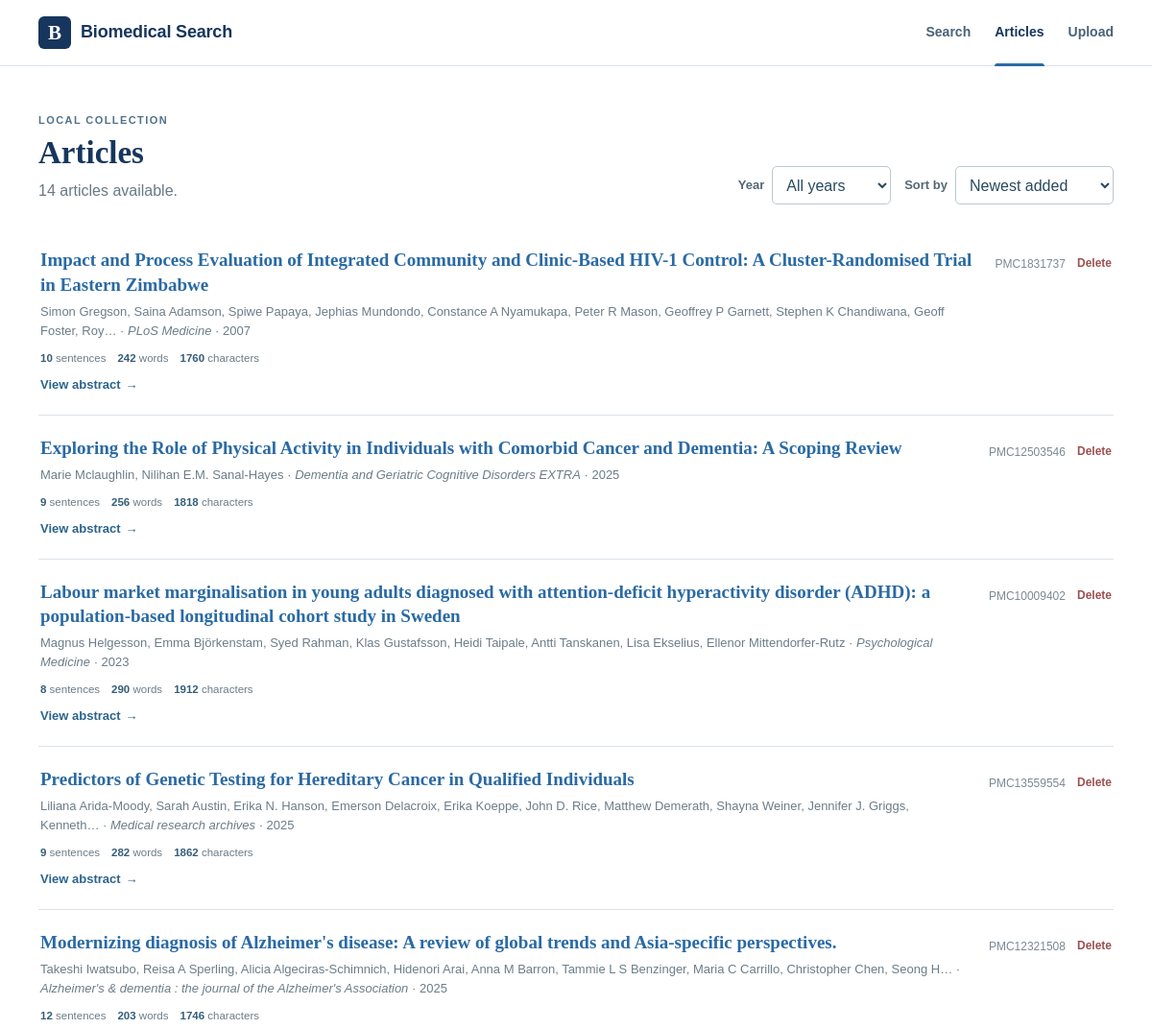
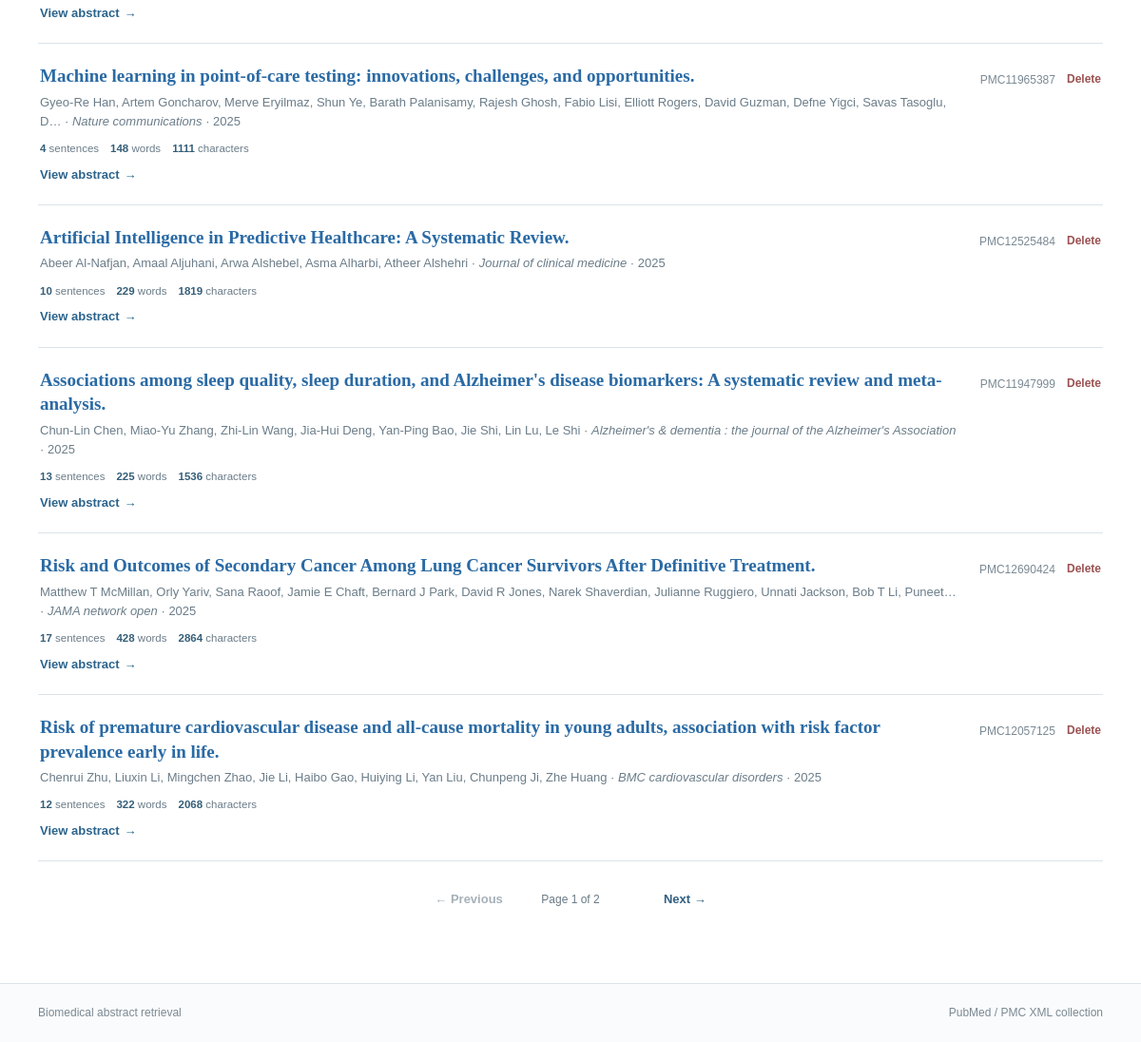
The app's page /articles/ with its own data (2 pictures, top to bottom).
### search/models.py (models this page shows, shortened)
class Document(models.Model):
    title = models.CharField(max_length=500)
    source_file = models.CharField(max_length=300, unique=True)
    pmcid = models.CharField(max_length=40, blank=True, db_index=True)
    pmid = models.CharField(max_length=40, blank=True, db_index=True)
    doi = models.CharField(max_length=200, blank=True)
    journal = models.CharField(max_length=300, blank=True)
    publication_year = models.CharField(max_length=10, blank=True)
    authors = models.TextField(blank=True)
    abstract = models.TextField(blank=True)
    raw_text = models.TextField()
    char_count = models.IntegerField(default=0)
    word_count = models.IntegerField(default=0)
    sentence_count = models.IntegerField(default=0)
    avg_words_per_sentence = models.FloatField(default=0)
    indexed_at = models.DateTimeField(auto_now=True)
    class Meta:
        ordering = ["-indexed_at", "title"]

### search/views.py (the view)
# urls.py: path("articles/", views.articles_view, name="articles"),
def articles_view(request):
    sort = request.GET.get("sort", "newest")
    available_years = _available_years()
    year = _normalize_year_filter(request.GET.get("year", ""), available_years)
    documents = Document.objects.all()
    if year:
        documents = documents.filter(publication_year=year)
    if sort == "az":
        documents = documents.order_by(Lower("title"))
    elif sort == "za":
        documents = documents.order_by(Lower("title").desc())
    elif sort == "oldest":
        documents = documents.order_by("indexed_at", Lower("title"))
    else:
        sort = "newest"
        documents = documents.order_by("-indexed_at", Lower("title"))
    filtered_count = documents.count()
    paginator = Paginator(documents, 10)
    page_obj = paginator.get_page(request.GET.get("page", 1))
    for doc in page_obj.object_list:
        doc.abstract_stats = _basic_stats(doc.abstract, include_sentences=True)
    return render(request, "search/articles.html", {
        "page_obj": page_obj,
        "sort": sort,
        "year": year,
        "available_years": available_years,
        "filtered_count": filtered_count,
        "total_docs": Document.objects.count(),
        "page_title": "Articles",
    })

### search/text_processing.py (called while the page is built)
def _token_scan_text(text: str):
    return _NUMERIC_RANGE_BOUNDARY.sub(" ", text or "")

def tokenize(text: str):
    original = text or ""
    return [
        original[m.start():m.end()].casefold()
        for m in TOKEN_PATTERN.finditer(_token_scan_text(original))
    ]

def split_sentences(text: str):
    text = (text or "").strip()
    if not text:
        return []
    paragraphs = [p.strip() for p in re.split(r"\r?\n+", text) if p.strip()]
    sentences = []
    for paragraph in paragraphs:
        sentences.extend(_split_paragraph_sentences(paragraph))
    return sentences

def document_stats(text: str):
    raw_text = text or ""
    visible_text = re.sub(r"\s+", " ", raw_text).strip()
    word_count = len(tokenize(visible_text))
    sentence_count = len(split_sentences(raw_text))
    return {
        "char_count": len(visible_text),
        "char_count_no_space": len(visible_text.replace(" ", "")),
        "word_count": word_count,
        "sentence_count": sentence_count,
        "avg_words_per_sentence": round(word_count / sentence_count, 2) if sentence_count else 0,
    }

### search/views.py (called while the page is built)
def _basic_stats(text, include_sentences=True):
    stats = document_stats(text)
    result = {
        "characters": stats["char_count"],
        "characters_no_space": stats["char_count_no_space"],
        "words": stats["word_count"],
    }
    if include_sentences:
        result["sentences"] = stats["sentence_count"]
    return result

def _available_years():
    years = (
        Document.objects.exclude(publication_year="")
        .values_list("publication_year", flat=True)
        .distinct()
    )
    return sorted(
        {str(year).strip() for year in years if str(year).strip()},
        key=lambda value: (not value.isdigit(), -(int(value) if value.isdigit() else 0), value),
    )

def _normalize_year_filter(raw_year, available_years):
    year = (raw_year or "").strip()
    return year if year in set(available_years) else ""

### search/templates/search/articles.html (shortened to what this page needs)
{% extends "search/base.html" %}
{% block content %}
<main class="site-shell page-main articles-page">
  <div class="articles-heading-row">
    <header class="page-heading">
      <span class="section-kicker">LOCAL COLLECTION</span>
      <h1>Articles</h1>
      {% if year %}
        <p>{{ filtered_count }} article{{ filtered_count|pluralize }} from {{ year }} · {{ total_docs }} total.</p>
      {% else %}
        <p>{{ total_docs }} article{{ total_docs|pluralize }} available.</p>
      {% endif %}
    </header>
    <form method="get" class="collection-controls">
      <div class="filter-control">
        <label for="year">Year</label>
        <select id="year" name="year" onchange="this.form.submit()">
          <option value="">All years</option>
        </select>
      </div>
      <div class="filter-control">
        <label for="sort">Sort by</label>
        <select id="sort" name="sort" onchange="this.form.submit()">
          <option value="newest" {% if sort == 'newest' %}selected{% endif %}>Newest added</option>
        </select>
      </div>
    </form>
  </div>
  <section class="article-list">
    {% for doc in page_obj %}
    <article class="article-list-row">
      <div class="article-row-main">
        <h2>
          <a href="{% url 'search:document_detail' doc.pk %}?sort={{ sort|urlencode }}{% if year %}&year={{ year|urlencode }}{% endif %}&page={{ page_obj.number }}">{{ doc.title }}</a>
        </h2>
        {% if doc.authors or doc.journal or doc.publication_year %}
        <p class="citation-line">
          {% if doc.authors %}{{ doc.authors|truncatechars:160 }}{% endif %}
          {% if doc.journal %}{% if doc.authors %} · {% endif %}<em>{{ doc.journal }}</em>{% endif %}
          {% if doc.publication_year %} · {{ doc.publication_year }}{% endif %}
        </p>
        {% endif %}
        {% if doc.abstract %}
        <div class="abstract-preview-stats article-list-stats" aria-label="Abstract statistics">
          <span><strong>{{ doc.abstract_stats.sentences }}</strong> sentences</span>
          <span><strong>{{ doc.abstract_stats.words }}</strong> words</span>
          <span><strong>{{ doc.abstract_stats.characters }}</strong> characters</span>
        </div>
        {% endif %}
        <div class="article-list-links">
          <a class="article-open-link" href="{% url 'search:document_detail' doc.pk %}?sort={{ sort|urlencode }}{% if year %}&year={{ year|urlencode }}{% endif %}&page={{ page_obj.number }}">View abstract <span>→</span></a>
        </div>
      </div>
      <div class="article-row-actions">
        {% if doc.pmcid %}<span class="record-id">{{ doc.pmcid }}</span>{% elif doc.pmid %}<span class="record-id">PMID {{ doc.pmid }}</span>{% endif %}
        <form method="post" action="{% url 'search:delete_document' doc.pk %}">
          <button
            class="row-delete-button"
            type="submit"
            onclick="event.stopPropagation(); return confirm('Delete this article from the collection?');"
          >Delete</button>
        </form>
      </div>
    </article>
    {% empty %}
    <div class="empty-state">
      <h3>No articles found</h3>
      <p>{% if year %}There are no articles from {{ year }} in this collection.{% else %}Upload an XML article to start the collection.{% endif %}</p>
    </div>
    {% endfor %}
  </section>
  {% if page_obj.paginator.num_pages > 1 %}
  <nav class="pagination" aria-label="Article pages">
    {% if page_obj.has_previous %}
      <a class="page-step" href="?sort={{ sort }}{% if year %}&year={{ year|urlencode }}{% endif %}&page={{ page_obj.previous_page_number }}">← Previous</a>
    {% else %}
      <span class="page-step disabled">← Previous</span>
    {% endif %}
    <span class="page-position">Page {{ page_obj.number }} of {{ page_obj.paginator.num_pages }}</span>
    {% if page_obj.has_next %}
      <a class="page-step" href="?sort={{ sort }}{% if year %}&year={{ year|urlencode }}{% endif %}&page={{ page_obj.next_page_number }}">Next →</a>
    {% else %}
      <span class="page-step disabled">Next →</span>
    {% endif %}
  </nav>
  {% endif %}
</main>
{% endblock %}

### search/static/search/site.css (style rules this page uses)
:root { --navy: #17365d; --navy-deep: #102a47; --blue: #2a6aa4; --blue-hover: #1f5684; --text: #243746; --muted: #687985; --line: #dbe3e9; --line-strong: #c7d3dc; --soft: #f6f9fb; --soft-blue: #eef5fa; --highlight: #fff0a6; --highlight-strong: #ffd95c; --white: #ffffff; --radius: 8px; --shadow: 0 8px 28px rgba(27, 56, 81, .08); }
* { box-sizing: border-box; }
html { min-height: 100%; scroll-behavior: smooth; }
body { margin: 0; min-height: 100vh; display: flex; flex-direction: column; color: var(--text); background: var(--white); font-family: Arial, Helvetica, sans-serif; line-height: 1.55; }
a { color: var(--blue); text-decoration: none; }
button, input, select { font: inherit; }
.site-shell { width: min(1120px, calc(100% - 40px)); margin: 0 auto; }
.hero-eyebrow, .section-kicker { display: block; margin-bottom: 10px; color: #52728a; font-size: 11px; font-weight: 800; letter-spacing: .13em; }
.citation-line { margin: 0; color: #6b7d89; font-size: 13px; }
.record-id { color: #7a8993; font-size: 12px; }
.page-main { padding: 48px 0 78px; }
.page-heading { margin-bottom: 26px; }
.page-heading .section-kicker { margin-bottom: 6px; }
.page-heading h1 { margin: 0 0 7px; color: var(--navy); font: 700 33px/1.2 Georgia, "Times New Roman", serif; }
.page-heading p { margin: 0; color: var(--muted); }
.articles-heading-row { display: flex; align-items: end; justify-content: space-between; gap: 22px; }
.article-list-row { display: flex; align-items: flex-start; justify-content: space-between; gap: 24px; padding: 21px 2px; border-bottom: 1px solid var(--line); }
.article-list-row h2 { margin: 0 0 5px; font: 700 19px/1.35 Georgia, "Times New Roman", serif; }
.article-row-main { min-width: 0; flex: 1 1 auto; }
.article-open-link { display: inline-flex; align-items: center; gap: 5px; margin-top: 8px; color: #2b648d; font-size: 13px; font-weight: 700; }
.article-list-row .record-id { flex: 0 0 auto; padding-top: 3px; white-space: nowrap; }
.pagination { display: flex; align-items: center; justify-content: center; gap: 22px; padding-top: 30px; }
.page-step { min-width: 90px; color: #315f80; font-size: 13px; font-weight: 700; }
.page-step:last-child { text-align: right; }
.page-step.disabled { color: #a5b0b8; }
.page-position { color: var(--muted); font-size: 12px; }
.article-row-actions { flex: 0 0 auto; display: flex; align-items: center; gap: 12px; padding-top: 3px; }
.article-row-actions form { margin: 0; }
.row-delete-button { padding: 3px 0; border: 0; background: transparent; color: #9b5151; font-size: 12px; font-weight: 700; cursor: pointer; }
.article-list-links { display: flex; align-items: center; flex-wrap: wrap; gap: 14px; margin-top: 8px; }
.article-list-links .article-open-link { margin-top: 0; }
.abstract-preview-stats { display: flex; align-items: center; flex-wrap: wrap; gap: 6px 12px; color: #6b7c88; font-size: 11.5px; }
.abstract-preview-stats span { white-space: nowrap; }
.abstract-preview-stats strong { color: #355e79; }
.article-list-stats { margin: 10px 0 8px; }
.collection-controls { display: flex; align-items: end; justify-content: flex-end; flex-wrap: wrap; gap: 10px 14px; margin-bottom: 24px; }
.filter-control { display: flex; align-items: center; gap: 8px; }
.filter-control label { color: #536775; font-size: 13px; font-weight: 700; }
.filter-control select, .search-year-select { min-height: 40px; padding: 8px 30px 8px 10px; border: 1px solid #bcc8d1; border-radius: 5px; background: #fff; color: #29495f; }

### records on screen
Document: title "Impact and Process Evaluation of Integrated Community and Clinic-Based HIV-1 Control: A Cluster-Randomised Trial in Eastern Zimbabwe", authors "Simon Gregson, Saina Adamson, Spiwe Papaya, Jephias Mundondo, Constance A Nyamukapa, Peter R Mason, Geoffrey P Garnett, Stephen K Chandiwana, Geoff Foster, Roy…", journal "PLoS Medicine", publication_year "2007", abstract_stats.sentences "10", abstract_stats.words "242", abstract_stats.characters "1760", pmcid "PMC1831737"
Document: title "Exploring the Role of Physical Activity in Individuals with Comorbid Cancer and Dementia: A Scoping Review", authors "Marie Mclaughlin, Nilihan E.M. Sanal-Hayes", journal "Dementia and Geriatric Cognitive Disorders EXTRA", publication_year "2025", abstract_stats.sentences "9", abstract_stats.words "256", abstract_stats.characters "1818", pmcid "PMC12503546"
Document: title "Labour market marginalisation in young adults diagnosed with attention-deficit hyperactivity disorder (ADHD): a population-based longitudinal cohort study in Sweden", authors "Magnus Helgesson, Emma Björkenstam, Syed Rahman, Klas Gustafsson, Heidi Taipale, Antti Tanskanen, Lisa Ekselius, Ellenor Mittendorfer-Rutz", journal "Psychological Medicine", publication_year "2023", abstract_stats.sentences "8", abstract_stats.words "290", abstract_stats.characters "1912", pmcid "PMC10009402"
Document: title "Predictors of Genetic Testing for Hereditary Cancer in Qualified Individuals", authors "Liliana Arida-Moody, Sarah Austin, Erika N. Hanson, Emerson Delacroix, Erika Koeppe, John D. Rice, Matthew Demerath, Shayna Weiner, Jennifer J. Griggs, Kenneth…", journal "Medical research archives", publication_year "2025", abstract_stats.sentences "9", abstract_stats.words "282", abstract_stats.characters "1862", pmcid "PMC13559554"
Document: title "Modernizing diagnosis of Alzheimer's disease: A review of global trends and Asia-specific perspectives.", authors "Takeshi Iwatsubo, Reisa A Sperling, Alicia Algeciras-Schimnich, Hidenori Arai, Anna M Barron, Tammie L S Benzinger, Maria C Carrillo, Christopher Chen, Seong H…", journal "Alzheimer's & dementia : the journal of the Alzheimer's Association", publication_year "2025", abstract_stats.sentences "12", abstract_stats.words "203", abstract_stats.characters "1746", pmcid "PMC12321508"
Document: title "Machine learning in point-of-care testing: innovations, challenges, and opportunities.", authors "Gyeo-Re Han, Artem Goncharov, Merve Eryilmaz, Shun Ye, Barath Palanisamy, Rajesh Ghosh, Fabio Lisi, Elliott Rogers, David Guzman, Defne Yigci, Savas Tasoglu, D…", journal "Nature communications", publication_year "2025", abstract_stats.sentences "4", abstract_stats.words "148", abstract_stats.characters "1111", pmcid "PMC11965387"
Document: title "Artificial Intelligence in Predictive Healthcare: A Systematic Review.", authors "Abeer Al-Nafjan, Amaal Aljuhani, Arwa Alshebel, Asma Alharbi, Atheer Alshehri", journal "Journal of clinical medicine", publication_year "2025", abstract_stats.sentences "10", abstract_stats.words "229", abstract_stats.characters "1819", pmcid "PMC12525484"
Document: title "Associations among sleep quality, sleep duration, and Alzheimer's disease biomarkers: A systematic review and meta-analysis.", authors "Chun-Lin Chen, Miao-Yu Zhang, Zhi-Lin Wang, Jia-Hui Deng, Yan-Ping Bao, Jie Shi, Lin Lu, Le Shi", journal "Alzheimer's & dementia : the journal of the Alzheimer's Association", publication_year "2025", abstract_stats.sentences "13", abstract_stats.words "225", abstract_stats.characters "1536", pmcid "PMC11947999"
Document: title "Risk and Outcomes of Secondary Cancer Among Lung Cancer Survivors After Definitive Treatment.", authors "Matthew T McMillan, Orly Yariv, Sana Raoof, Jamie E Chaft, Bernard J Park, David R Jones, Narek Shaverdian, Julianne Ruggiero, Unnati Jackson, Bob T Li, Puneet…", journal "JAMA network open", publication_year "2025", abstract_stats.sentences "17", abstract_stats.words "428", abstract_stats.characters "2864", pmcid "PMC12690424"
Document: title "Risk of premature cardiovascular disease and all-cause mortality in young adults, association with risk factor prevalence early in life.", authors "Chenrui Zhu, Liuxin Li, Mingchen Zhao, Jie Li, Haibo Gao, Huiying Li, Yan Liu, Chunpeng Ji, Zhe Huang", journal "BMC cardiovascular disorders", publication_year "2025", abstract_stats.sentences "12", abstract_stats.words "322", abstract_stats.characters "2068", pmcid "PMC12057125"

### other values on screen
{{ total_docs }} "14"
{{ page_obj.number }} "1"
{{ page_obj.paginator.num_pages }} "2"
